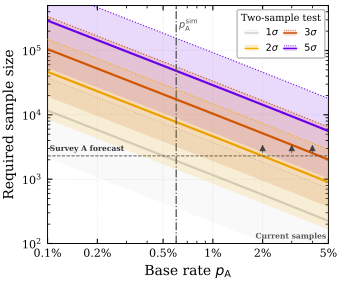

Reproduce this figure in Python.
"""The example drawn with matplotlib, as a paper's figure is: the reference figure.py must match.

    uv run python examples/bands/reference.py      # writes examples/bands/reference.pdf
"""

from pathlib import Path

import matplotlib

matplotlib.use("pdf")
import matplotlib.pyplot as plt  # noqa: E402
from matplotlib.legend_handler import HandlerBase  # noqa: E402
from matplotlib.lines import Line2D  # noqa: E402
from matplotlib.patches import Rectangle  # noqa: E402
from matplotlib.ticker import NullFormatter  # noqa: E402

from common import (FONT, FRAME, LEGEND, N_MAX, N_MIN, P, P_MAX, P_MIN, P_SIM, PAGE, R_HI, R_LO,  # noqa: E402
                    R_PAPER, SIGMAS, SPINE, SURVEYS, n_required, sigma_color)

plt.rcParams.update({
    "font.family": "serif", "font.serif": ["DejaVu Serif"], "mathtext.fontset": "dejavusans",
    "pdf.fonttype": 42, "axes.linewidth": SPINE, "xtick.direction": "in", "ytick.direction": "in",
    "xtick.top": True, "ytick.right": True, "xtick.labelsize": FONT["tick"], "ytick.labelsize": FONT["tick"],
    "axes.labelsize": FONT["label"],
})


class BandLine(HandlerBase):
    """A legend handle: the band, its dotted upper edge and the line."""

    def create_artists(self, legend, orig, xd, yd, width, height, fontsize, trans):
        color, alpha = orig.band
        top = yd + 0.9 * height
        return [Rectangle((xd, yd + 0.1 * height), width, 0.8 * height, color=color, alpha=0.15 * alpha, lw=0, transform=trans),
                Line2D([xd, xd + width], [top, top], color=color, alpha=alpha, lw=0.6, ls=":", transform=trans),
                Line2D([xd, xd + width], [yd + height / 2] * 2, color=color, alpha=alpha, lw=1.1, transform=trans)]


def main(out: Path) -> None:
    w, h = PAGE
    left, top, fw, fh = FRAME
    fig = plt.figure(figsize=(w / 72, h / 72))
    ax = fig.add_axes((left / w, 1 - (top + fh) / h, fw / w, fh / h))
    handles = []
    for z in SIGMAS:
        color, alpha = sigma_color(z)
        lo, mid, hi = (n_required(z, P, r * P) for r in (R_LO, R_PAPER, R_HI))
        ax.fill_between(P, lo, hi, color=color, alpha=0.15 * alpha, lw=0, zorder=max(SIGMAS) - z)
        ax.plot(P, hi, color=color, alpha=alpha, lw=0.8, ls=":", zorder=max(SIGMAS) - z)
        ax.plot(P, mid, color=color, alpha=alpha, lw=1.6)
        handle = Line2D([], [])
        handle.band = (color, alpha)
        handles.append(handle)
    for name, n, gray, lower in SURVEYS:
        ax.axhline(n, color=str(gray), lw=0.65, ls="--")
        x = P_MIN * 1.03 if lower else P_MAX * 0.97
        ax.text(x, n * 1.12, name, ha="left" if lower else "right", va="bottom", fontsize=FONT["survey"],
                fontweight="bold", color=str(gray * 0.75))
    ax.axvline(P_SIM, color="0.3", lw=0.9, ls="-.")
    ax.text(P_SIM * 1.04, N_MAX * 0.45, r"$p^{\rm sim}_{\rm A}$", fontsize=FONT["sim"], color="0.3", va="baseline")
    for x in (0.02, 0.03, 0.04):
        ax.annotate("", xy=(x, 2300 * 1.65), xytext=(x, 2300), arrowprops=dict(arrowstyle="-|>", lw=0.45, color="0.25"))
    ax.set(xscale="log", yscale="log", xlim=(P_MIN, P_MAX), ylim=(N_MIN, N_MAX))
    ax.set_xticks([0.001, 0.002, 0.005, 0.01, 0.02, 0.05], ["0.1%", "0.2%", "0.5%", "1%", "2%", "5%"])
    ax.xaxis.set_minor_formatter(NullFormatter())
    ax.grid(True, which="major", ls=":", lw=0.35, color="0.5", alpha=0.4)
    ax.set_xlabel(r"Base rate $p_{\rm A}$")
    ax.set_ylabel("Required sample size")
    lx, ly = LEGEND["at"]
    ax.legend(handles, [f"${z}\\sigma$" for z in SIGMAS], handler_map={Line2D: BandLine()}, ncol=LEGEND["ncol"],
              title=LEGEND["title"], fontsize=FONT["legend"], title_fontsize=FONT["legend"],
              handlelength=LEGEND["handlelength"], columnspacing=LEGEND["columnspacing"],
              loc="upper left", bbox_to_anchor=(lx / w, 1 - ly / h), bbox_transform=fig.transFigure,
              borderaxespad=0, framealpha=0.9, edgecolor="0.7", fancybox=True)
    fig.savefig(out)


if __name__ == "__main__":
    main(Path(__file__).with_name("reference.pdf"))
